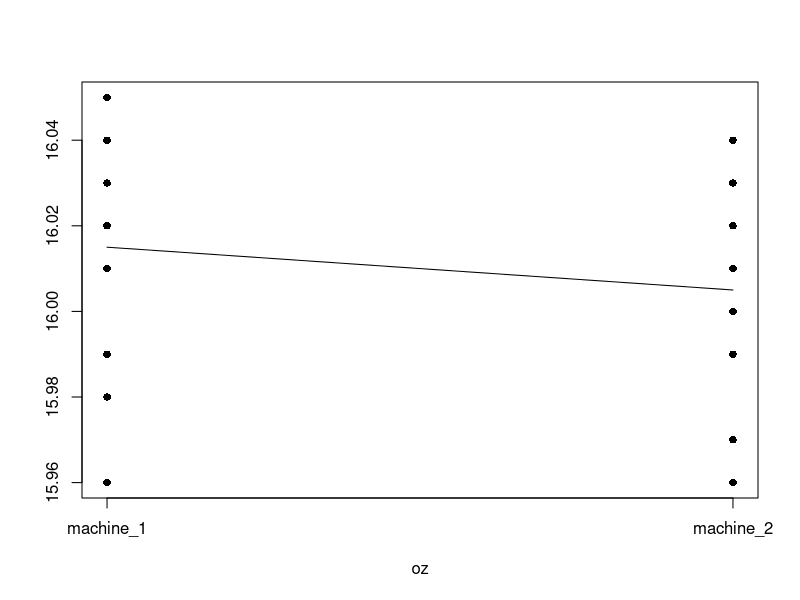
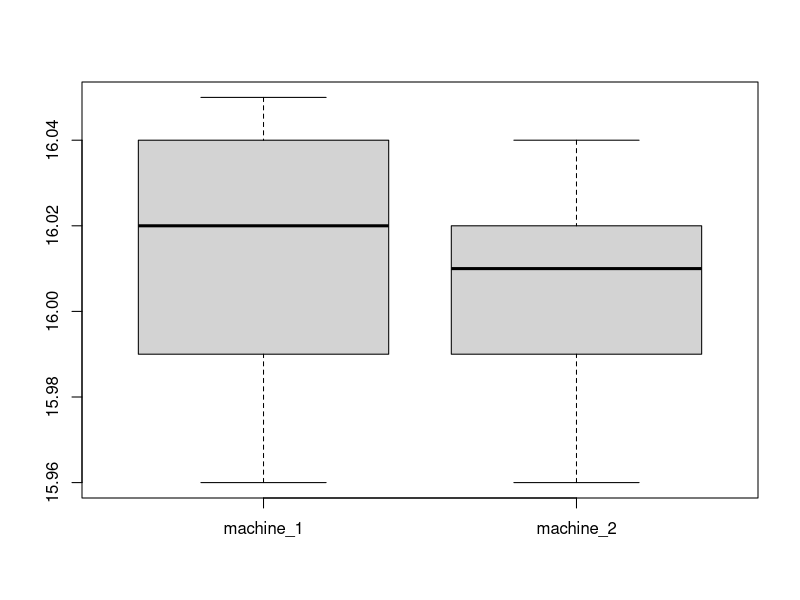
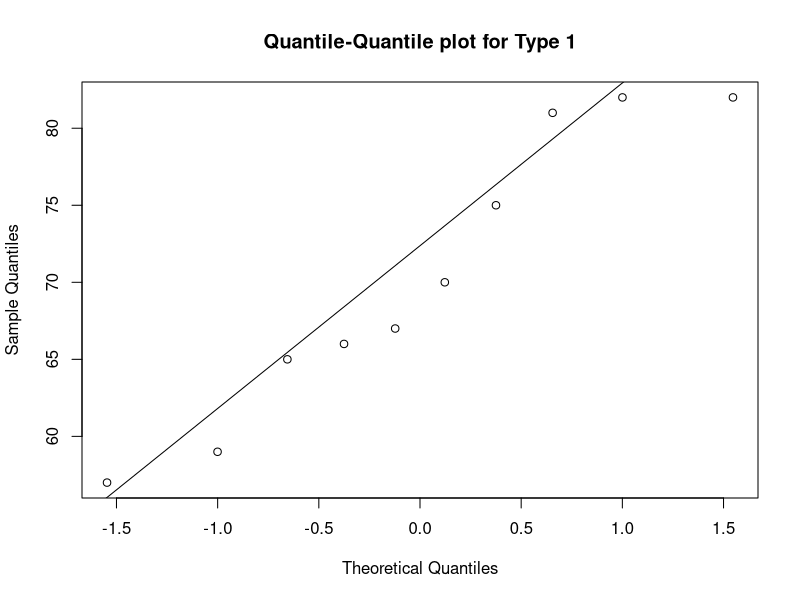
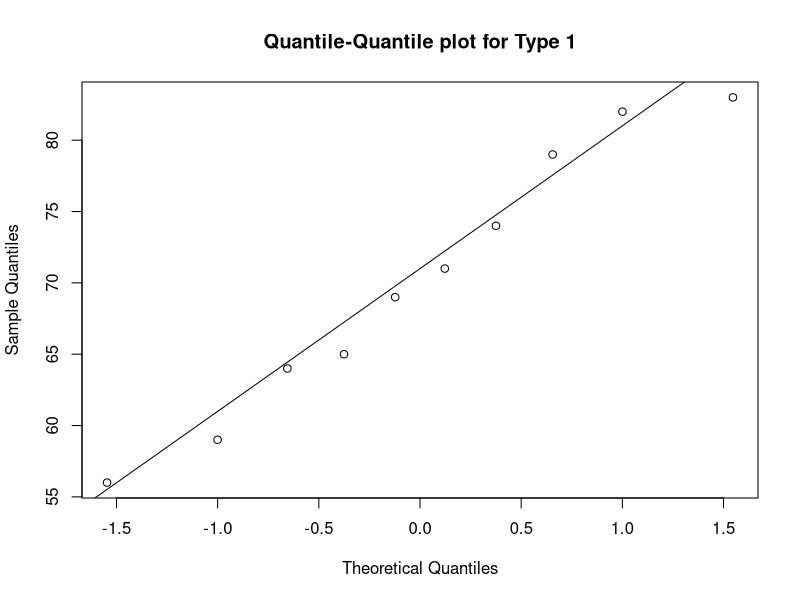

Write the R code that produced these figures, in order.
## ---- chunk 1
knitr::opts_chunk$set(echo = TRUE)
## ---- chunk 2
machine_1 <- c(16.03, 16.01, 16.04, 15.96, 16.05,
               15.98, 16.05, 16.02, 16.02, 15.99
               )

machine_2 <- c(16.02, 16.03, 15.97, 16.04, 15.96,
               16.02, 16.01, 16.01, 15.99, 16.00
               )
## ---- chunk 3
n <- length(machine_1)
machine_1_sigma <- 0.015
machine_2_sigma <- 0.018
pooled_sigma <- sqrt(machine_1_sigma^2 + machine_2_sigma^2)
SE = pooled_sigma/sqrt(n)

machine_1_mu <- mean(machine_1)
machine_2_mu <- mean(machine_2)
mu_diff <- machine_1_mu - machine_2_mu

CL <- 0.95
alpha = 1 - CL
half_alpha = alpha/2
z = mu_diff/SE
p_value = 1 - pnorm(z)
mu_diff
p_value
## ---- chunk 4
z_critical <- qnorm(1-half_alpha)
CI=c(mu_diff-z_critical*SE , mu_diff+z_critical*SE)
CI
## ---- chunk 5
y <- data.frame(machine_1,machine_2)
names(y) <-c("machine_1", "machine_2")
y.means <- apply(y,2,mean)
stripchart(y, xlab="oz", vertical=TRUE,pch=16)
lines(y.means)
## ---- chunk 6
boxplot(y)
## ---- chunk 7
type_1 <- c(65,82,81,67,57,59,66,75,82,70)

type_2 <- c(64,56,71,69,83,74,59,82,65,79)
## ---- chunk 8
var.test(type_1,type_2)
## ---- chunk 9
t.test(type_1,type_2,var.equal = TRUE)
## ---- chunk 10
qqnorm(type_1,main="Quantile-Quantile plot for Type 1")
qqline(type_1)
## ---- chunk 11
qqnorm(type_2,main="Quantile-Quantile plot for Type 1")
qqline(type_2)
